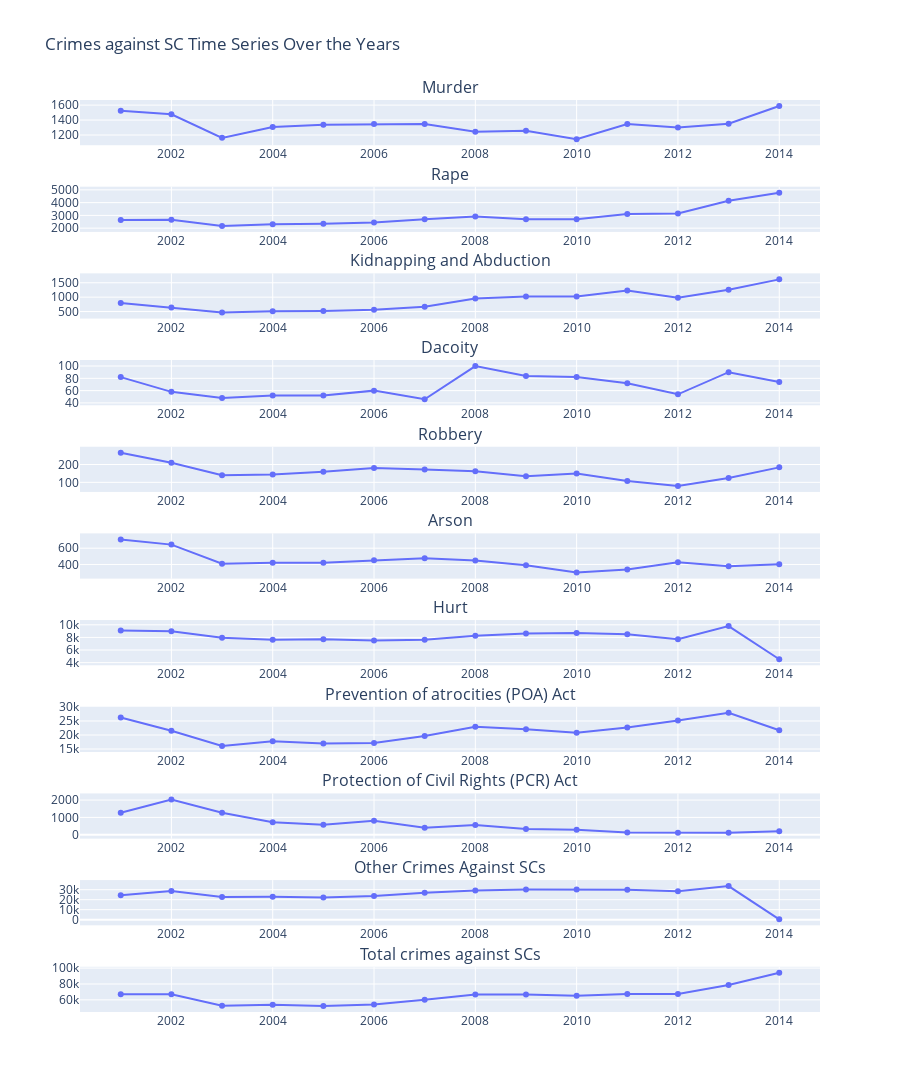

Write notebook code for a chart like this one.
### Code cell
crime_features_SC = dis_w_cr_co_SC_final.columns.drop(['STATE/UT', 'DISTRICT', 'Year',])

# Create subplots with shared x-axis
fig = make_subplots(rows=len(crime_features_SC), cols=1, subplot_titles=crime_features_SC, shared_xaxes=False)

# Populate subplots with line charts for each feature
for i, feature in enumerate(crime_features_SC):
    crime_by_year = dis_w_cr_co_SC_final.groupby("Year")[feature].sum().reset_index()
    trace = px.line(crime_by_year, x='Year', y=feature, markers=True, line_shape='linear', title=f'{feature} Over the Years')
    fig.add_trace(trace['data'][0], row=i+1, col=1)

# Update layout
fig.update_layout(height=len(crime_features_children) * 300, title_text="Crimes against SC Time Series Over the Years")

# Show the plot
fig.show()

### Figure 1 — Plotly figure (JSON) as saved in the notebook; plotly's stock layout.template omitted (floating-point values rounded to 4 significant figures)
{"data": [{"hovertemplate": "Year=%{x}<br>Murder=%{y}<extra></extra>", "legendgroup": "", "line": {"color": "#636efa", "dash": "solid", "shape": "linear"}, "marker": {"symbol": "circle"}, "mode": "lines+markers", "name": "", "orientation": "v", "showlegend": false, "type": "scatter", "x": [2001, 2002, 2003, 2004, 2005, 2006, 2007, 2008, 2009, 2010, 2011, 2012, 2013, 2014], "xaxis": "x", "y": [1526, 1478, 1162, 1308, 1338, 1346, 1348, 1244, 1258, 1144, 1346, 1302, 1352, 1588], "yaxis": "y"}, {"hovertemplate": "Year=%{x}<br>Rape=%{y}<extra></extra>", "legendgroup": "", "line": {"color": "#636efa", "dash": "solid", "shape": "linear"}, "marker": {"symbol": "circle"}, "mode": "lines+markers", "name": "", "orientation": "v", "showlegend": false, "type": "scatter", "x": [2001, 2002, 2003, 2004, 2005, 2006, 2007, 2008, 2009, 2010, 2011, 2012, 2013, 2014], "xaxis": "x2", "y": [2632, 2664, 2178, 2314, 2344, 2435, 2698, 2906, 2700, 2700, 3114, 3152, 4146, 4778], "yaxis": "y2"}, {"hovertemplate": "Year=%{x}<br>Kidnapping and Abduction=%{y}<extra></extra>", "legendgroup": "", "line": {"color": "#636efa", "dash": "solid", "shape": "linear"}, "marker": {"symbol": "circle"}, "mode": "lines+markers", "name": "", "orientation": "v", "showlegend": false, "type": "scatter", "x": [2001, 2002, 2003, 2004, 2005, 2006, 2007, 2008, 2009, 2010, 2011, 2012, 2013, 2014], "xaxis": "x3", "y": [800, 636, 464, 506, 516, 560, 664, 954, 1022, 1020, 1232, 980, 1256, 1618], "yaxis": "y3"}, {"hovertemplate": "Year=%{x}<br>Dacoity=%{y}<extra></extra>", "legendgroup": "", "line": {"color": "#636efa", "dash": "solid", "shape": "linear"}, "marker": {"symbol": "circle"}, "mode": "lines+markers", "name": "", "orientation": "v", "showlegend": false, "type": "scatter", "x": [2001, 2002, 2003, 2004, 2005, 2006, 2007, 2008, 2009, 2010, 2011, 2012, 2013, 2014], "xaxis": "x4", "y": [82, 58, 48, 52, 52, 60, 46, 100, 84, 82, 72, 54, 90, 74], "yaxis": "y4"}, {"hovertemplate": "Year=%{x}<br>Robbery=%{y}<extra></extra>", "legendgroup": "", "line": {"color": "#636efa", "dash": "solid", "shape": "linear"}, "marker": {"symbol": "circle"}, "mode": "lines+markers", "name": "", "orientation": "v", "showlegend": false, "type": "scatter", "x": [2001, 2002, 2003, 2004, 2005, 2006, 2007, 2008, 2009, 2010, 2011, 2012, 2013, 2014], "xaxis": "x5", "y": [266, 210, 140, 144, 160, 180, 172, 162, 134, 150, 108, 80, 124, 184], "yaxis": "y5"}, {"hovertemplate": "Year=%{x}<br>Arson=%{y}<extra></extra>", "legendgroup": "", "line": {"color": "#636efa", "dash": "solid", "shape": "linear"}, "marker": {"symbol": "circle"}, "mode": "lines+markers", "name": "", "orientation": "v", "showlegend": false, "type": "scatter", "x": [2001, 2002, 2003, 2004, 2005, 2006, 2007, 2008, 2009, 2010, 2011, 2012, 2013, 2014], "xaxis": "x6", "y": [708, 644, 408, 422, 420, 452, 476, 448, 390, 300, 338, 428, 378, 402], "yaxis": "y6"}, {"hovertemplate": "Year=%{x}<br>Hurt=%{y}<extra></extra>", "legendgroup": "", "line": {"color": "#636efa", "dash": "solid", "shape": "linear"}, "marker": {"symbol": "circle"}, "mode": "lines+markers", "name": "", "orientation": "v", "showlegend": false, "type": "scatter", "x": [2001, 2002, 2003, 2004, 2005, 2006, 2007, 2008, 2009, 2010, 2011, 2012, 2013, 2014], "xaxis": "x7", "y": [9094, 8982, 7938, 7648, 7694, 7522, 7628, 8268, 8644, 8688, 8494, 7710, 9802, 4536], "yaxis": "y7"}, {"hovertemplate": "Year=%{x}<br>Prevention of atrocities (POA) Act=%{y}<extra></extra>", "legendgroup": "", "line": {"color": "#636efa", "dash": "solid", "shape": "linear"}, "marker": {"symbol": "circle"}, "mode": "lines+markers", "name": "", "orientation": "v", "showlegend": false, "type": "scatter", "x": [2001, 2002, 2003, 2004, 2005, 2006, 2007, 2008, 2009, 2010, 2011, 2012, 2013, 2014], "xaxis": "x8", "y": [26227, 21540, 16096, 17783, 16994, 17162, 19638, 22930, 22074, 20838, 22694, 25152, 27950, 21718], "yaxis": "y8"}, {"hovertemplate": "Year=%{x}<br>Protection of Civil Rights (PCR) Act=%{y}<extra></extra>", "legendgroup": "", "line": {"color": "#636efa", "dash": "solid", "shape": "linear"}, "marker": {"symbol": "circle"}, "mode": "lines+markers", "name": "", "orientation": "v", "showlegend": false, "type": "scatter", "x": [2001, 2002, 2003, 2004, 2005, 2006, 2007, 2008, 2009, 2010, 2011, 2012, 2013, 2014], "xaxis": "x9", "y": [1266, 2036, 1268, 728, 582, 810, 412, 558, 336, 286, 134, 124, 124, 202], "yaxis": "y9"}, {"hovertemplate": "Year=%{x}<br>Other Crimes Against SCs=%{y}<extra></extra>", "legendgroup": "", "line": {"color": "#636efa", "dash": "solid", "shape": "linear"}, "marker": {"symbol": "circle"}, "mode": "lines+markers", "name": "", "orientation": "v", "showlegend": false, "type": "scatter", "x": [2001, 2002, 2003, 2004, 2005, 2006, 2007, 2008, 2009, 2010, 2011, 2012, 2013, 2014], "xaxis": "x10", "y": [24402, 28766, 22800, 22870, 22154, 23619, 26980, 29290, 30182, 30078, 29914, 28328, 33594, 336], "yaxis": "y10"}, {"hovertemplate": "Year=%{x}<br>Total crimes against SCs=%{y}<extra></extra>", "legendgroup": "", "line": {"color": "#636efa", "dash": "solid", "shape": "linear"}, "marker": {"symbol": "circle"}, "mode": "lines+markers", "name": "", "orientation": "v", "showlegend": false, "type": "scatter", "x": [2001, 2002, 2003, 2004, 2005, 2006, 2007, 2008, 2009, 2010, 2011, 2012, 2013, 2014], "xaxis": "x11", "y": [67003, 67014, 52502, 53775, 52254, 54146, 60062, 66860, 66824, 65286, 67446, 67310, 78816, 94096], "yaxis": "y11"}], "layout": {"annotations": [{"font": {"size": 16}, "showarrow": false, "text": "Murder", "x": 0.5, "xanchor": "center", "xref": "paper", "y": 1.0, "yanchor": "bottom", "yref": "paper"}, {"font": {"size": 16}, "showarrow": false, "text": "Rape", "x": 0.5, "xanchor": "center", "xref": "paper", "y": 0.905, "yanchor": "bottom", "yref": "paper"}, {"font": {"size": 16}, "showarrow": false, "text": "Kidnapping and Abduction", "x": 0.5, "xanchor": "center", "xref": "paper", "y": 0.8099, "yanchor": "bottom", "yref": "paper"}, {"font": {"size": 16}, "showarrow": false, "text": "Dacoity", "x": 0.5, "xanchor": "center", "xref": "paper", "y": 0.7149, "yanchor": "bottom", "yref": "paper"}, {"font": {"size": 16}, "showarrow": false, "text": "Robbery", "x": 0.5, "xanchor": "center", "xref": "paper", "y": 0.6198, "yanchor": "bottom", "yref": "paper"}, {"font": {"size": 16}, "showarrow": false, "text": "Arson", "x": 0.5, "xanchor": "center", "xref": "paper", "y": 0.5248, "yanchor": "bottom", "yref": "paper"}, {"font": {"size": 16}, "showarrow": false, "text": "Hurt", "x": 0.5, "xanchor": "center", "xref": "paper", "y": 0.4298, "yanchor": "bottom", "yref": "paper"}, {"font": {"size": 16}, "showarrow": false, "text": "Prevention of atrocities (POA) Act", "x": 0.5, "xanchor": "center", "xref": "paper", "y": 0.3347, "yanchor": "bottom", "yref": "paper"}, {"font": {"size": 16}, "showarrow": false, "text": "Protection of Civil Rights (PCR) Act", "x": 0.5, "xanchor": "center", "xref": "paper", "y": 0.2397, "yanchor": "bottom", "yref": "paper"}, {"font": {"size": 16}, "showarrow": false, "text": "Other Crimes Against SCs", "x": 0.5, "xanchor": "center", "xref": "paper", "y": 0.1446, "yanchor": "bottom", "yref": "paper"}, {"font": {"size": 16}, "showarrow": false, "text": "Total crimes against SCs", "x": 0.5, "xanchor": "center", "xref": "paper", "y": 0.04959, "yanchor": "bottom", "yref": "paper"}], "height": 4200, "title": {"text": "Crimes against SC Time Series Over the Years"}, "xaxis": {"anchor": "y", "domain": [0, 1]}, "xaxis10": {"anchor": "y10", "domain": [0, 1]}, "xaxis11": {"anchor": "y11", "domain": [0, 1]}, "xaxis2": {"anchor": "y2", "domain": [0, 1]}, "xaxis3": {"anchor": "y3", "domain": [0, 1]}, "xaxis4": {"anchor": "y4", "domain": [0, 1]}, "xaxis5": {"anchor": "y5", "domain": [0, 1]}, "xaxis6": {"anchor": "y6", "domain": [0, 1]}, "xaxis7": {"anchor": "y7", "domain": [0, 1]}, "xaxis8": {"anchor": "y8", "domain": [0, 1]}, "xaxis9": {"anchor": "y9", "domain": [0, 1]}, "yaxis": {"anchor": "x", "domain": [0.9504, 1.0]}, "yaxis10": {"anchor": "x10", "domain": [0.09504, 0.1446]}, "yaxis11": {"anchor": "x11", "domain": [0, 0.04959]}, "yaxis2": {"anchor": "x2", "domain": [0.8554, 0.905]}, "yaxis3": {"anchor": "x3", "domain": [0.7603, 0.8099]}, "yaxis4": {"anchor": "x4", "domain": [0.6653, 0.7149]}, "yaxis5": {"anchor": "x5", "domain": [0.5702, 0.6198]}, "yaxis6": {"anchor": "x6", "domain": [0.4752, 0.5248]}, "yaxis7": {"anchor": "x7", "domain": [0.3802, 0.4298]}, "yaxis8": {"anchor": "x8", "domain": [0.2851, 0.3347]}, "yaxis9": {"anchor": "x9", "domain": [0.1901, 0.2397]}}}
